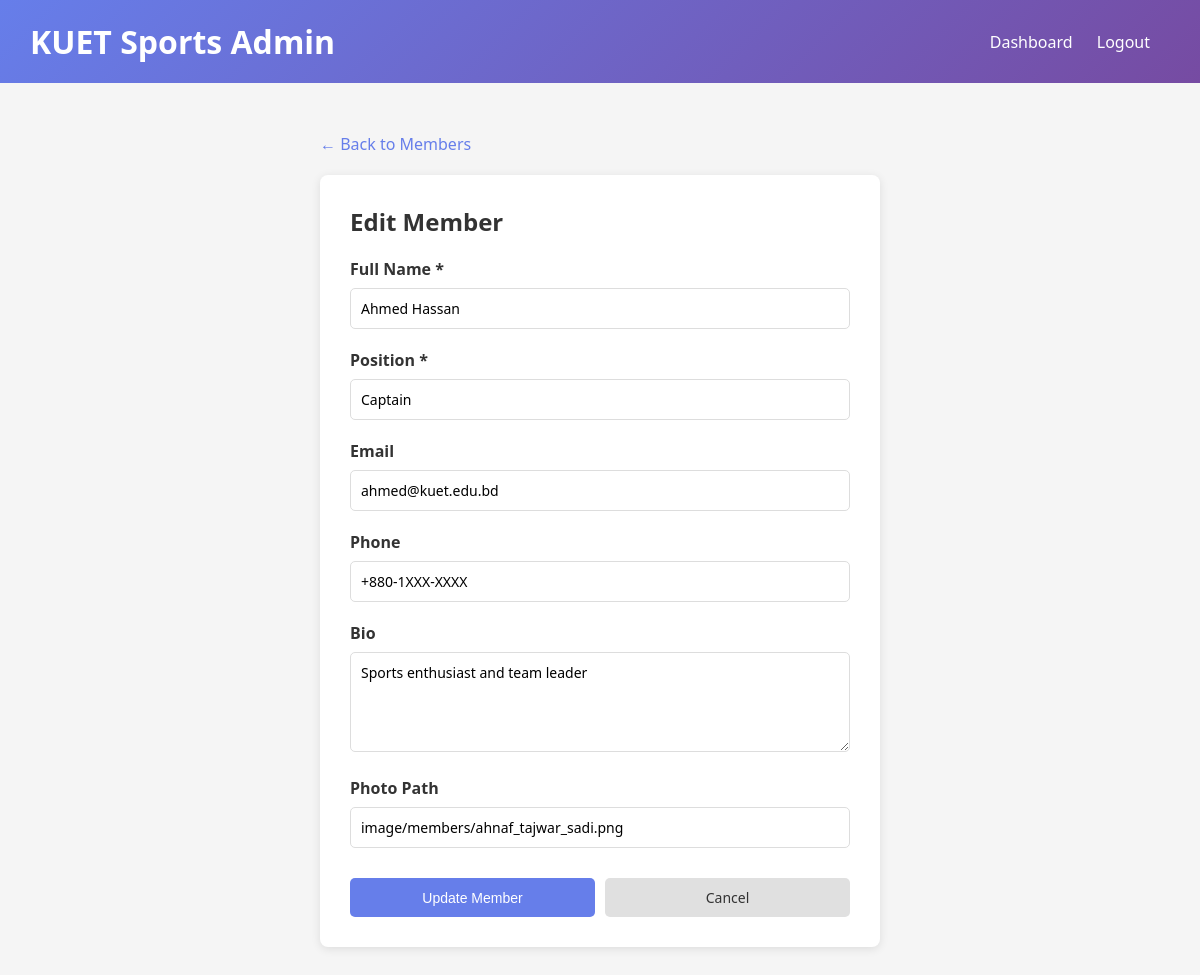
Screenshot of /members/edit.php?id=1 (signed in) with the database file from the repository.
### tables this page shows
CREATE TABLE IF NOT EXISTS members (
    id INT PRIMARY KEY AUTO_INCREMENT,
    name VARCHAR(100) NOT NULL,
    position VARCHAR(50) NOT NULL,
    email VARCHAR(100),
    phone VARCHAR(20),
    bio TEXT,
    photo VARCHAR(255),
    created_at TIMESTAMP DEFAULT CURRENT_TIMESTAMP,
    updated_at TIMESTAMP DEFAULT CURRENT_TIMESTAMP ON UPDATE CURRENT_TIMESTAMP
);

### includes/functions.php (called while the page is built, shortened)
<?php
function get_member($conn, $id) {
    $query = "SELECT * FROM members WHERE id = ?";
    $stmt = mysqli_prepare($conn, $query);
    mysqli_stmt_bind_param($stmt, "i", $id);
    mysqli_stmt_execute($stmt);
    return mysqli_stmt_get_result($stmt)->fetch_assoc();
}
function sanitize($text) {
    return htmlspecialchars($text, ENT_QUOTES, 'UTF-8');
}
?>

### members/edit.php (the view, shortened to what this page needs)
<?php
include '../includes/db.php';
include '../includes/functions.php';
$id = intval($_GET['id'] ?? 0);
$member = get_member($conn, $id);
?>
<!DOCTYPE html>
<html lang="en">
<head>
</head>
<body>
    <div class="navbar">
        <h1>KUET Sports Admin</h1>
        <div>
            <a href="../dashboard.php">Dashboard</a>
            <a href="../logout.php">Logout</a>
        </div>
    </div>
    <div class="container">
        <a href="index.php" class="back-link">← Back to Members</a>
        <div class="form-card">
            <h2>Edit Member</h2>
            <form method="POST">
                <div class="form-group">
                    <label for="name">Full Name *</label>
                    <input type="text" id="name" name="name" value="<?php echo sanitize($member['name']); ?>" required>
                </div>
                <div class="form-group">
                    <label for="position">Position *</label>
                    <input type="text" id="position" name="position" value="<?php echo sanitize($member['position']); ?>" required>
                </div>
                <div class="form-group">
                    <label for="email">Email</label>
                    <input type="email" id="email" name="email" value="<?php echo sanitize($member['email'] ?? ''); ?>">
                </div>
                <div class="form-group">
                    <label for="phone">Phone</label>
                    <input type="tel" id="phone" name="phone" value="<?php echo sanitize($member['phone'] ?? ''); ?>">
                </div>
                <div class="form-group">
                    <label for="bio">Bio</label>
                    <textarea id="bio" name="bio"><?php echo sanitize($member['bio'] ?? ''); ?></textarea>
                </div>
                <div class="form-group">
                    <label for="photo">Photo Path</label>
                    <input type="text" id="photo" name="photo" value="<?php echo sanitize($member['photo'] ?? ''); ?>">
                </div>
                <div class="button-group">
                    <button type="submit" class="btn btn-submit">Update Member</button>
                    <a href="index.php" class="btn btn-cancel" style="text-decoration: none; text-align: center;">Cancel</a>
                </div>
            </form>
        </div>
    </div>
</body>
</html>

### members/edit.php (style rules this page uses)
* { margin: 0; padding: 0; box-sizing: border-box; }
body { font-family: 'Segoe UI', Tahoma, Geneva, Verdana, sans-serif; background: #f5f5f5; }
.navbar { background: linear-gradient(135deg, #667eea 0%, #764ba2 100%); color: white; padding: 20px 30px; display: flex; justify-content: space-between; align-items: center; }
.navbar a { color: white; text-decoration: none; margin-right: 20px; }
.container { max-width: 600px; margin: 30px auto; padding: 20px; }
.form-card { background: white; padding: 30px; border-radius: 8px; box-shadow: 0 2px 10px rgba(0, 0, 0, 0.1); }
h2 { color: #333; margin-bottom: 20px; }
.form-group { margin-bottom: 20px; }
label { display: block; margin-bottom: 8px; color: #333; font-weight: 600; }
input, textarea { width: 100%; padding: 10px; border: 1px solid #ddd; border-radius: 5px; font-size: 14px; font-family: inherit; }
textarea { resize: vertical; min-height: 100px; }
.button-group { display: flex; gap: 10px; margin-top: 30px; }
.btn { padding: 10px 20px; border: none; border-radius: 5px; cursor: pointer; font-size: 14px; flex: 1; }
.btn-submit { background: #667eea; color: white; }
.btn-cancel { background: #e0e0e0; color: #333; }
.back-link { color: #667eea; text-decoration: none; margin-bottom: 20px; display: inline-block; }

### rows the page displays
members: name "Ahmed Hassan", position "Captain", email "ahmed@kuet.edu.bd", phone "+880-1XXX-XXXX", bio "Sports enthusiast and team leader", photo "image/members/ahnaf_tajwar_sadi.png"
